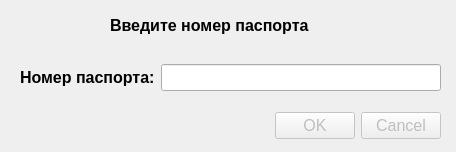
<?xml version="1.0" encoding="UTF-8"?>
<ui version="4.0">
 <class>NumPassportDialog</class>
 <widget class="QDialog" name="NumPassportDialog">
  <property name="geometry">
   <rect>
    <x>0</x>
    <y>0</y>
    <width>456</width>
    <height>152</height>
   </rect>
  </property>
  <property name="font">
   <font>
    <pointsize>12</pointsize>
   </font>
  </property>
  <property name="windowTitle">
   <string>Номер паспорта</string>
  </property>
  <widget class="QWidget" name="layoutWidget">
   <property name="geometry">
    <rect>
     <x>20</x>
     <y>60</y>
     <width>421</width>
     <height>35</height>
    </rect>
   </property>
   <layout class="QHBoxLayout" name="horizontalLayout_2">
    <item>
     <widget class="QLabel" name="num_passport_label">
      <property name="font">
       <font>
        <pointsize>12</pointsize>
        <bold>true</bold>
       </font>
      </property>
      <property name="text">
       <string>Номер паспорта:</string>
      </property>
     </widget>
    </item>
    <item>
     <widget class="QLineEdit" name="num_passport_edit">
      <property name="font">
       <font>
        <pointsize>12</pointsize>
       </font>
      </property>
     </widget>
    </item>
   </layout>
  </widget>
  <widget class="QLabel" name="title_label">
   <property name="geometry">
    <rect>
     <x>110</x>
     <y>10</y>
     <width>251</width>
     <height>31</height>
    </rect>
   </property>
   <property name="font">
    <font>
     <pointsize>12</pointsize>
     <bold>true</bold>
    </font>
   </property>
   <property name="text">
    <string>Введите номер паспорта</string>
   </property>
  </widget>
  <widget class="QDialogButtonBox" name="buttonBox">
   <property name="enabled">
    <bool>false</bool>
   </property>
   <property name="geometry">
    <rect>
     <x>100</x>
     <y>110</y>
     <width>341</width>
     <height>32</height>
    </rect>
   </property>
   <property name="font">
    <font>
     <pointsize>12</pointsize>
    </font>
   </property>
   <property name="orientation">
    <enum>Qt::Orientation::Horizontal</enum>
   </property>
   <property name="standardButtons">
    <set>QDialogButtonBox::StandardButton::Cancel|QDialogButtonBox::StandardButton::Ok</set>
   </property>
  </widget>
 </widget>
 <resources/>
 <connections/>
</ui>
